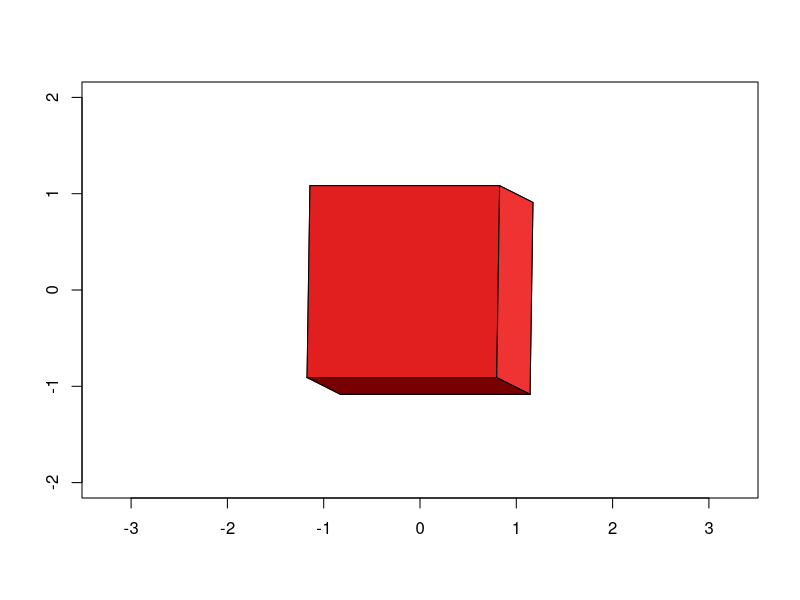
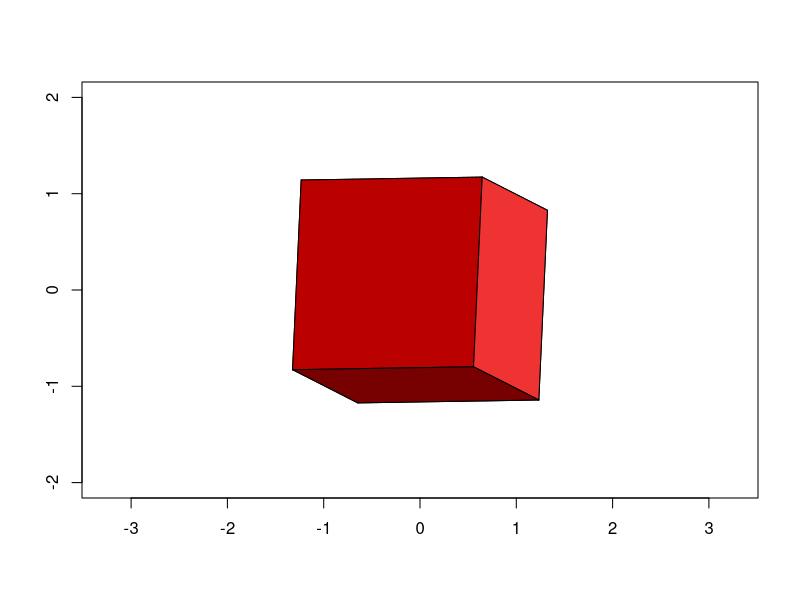
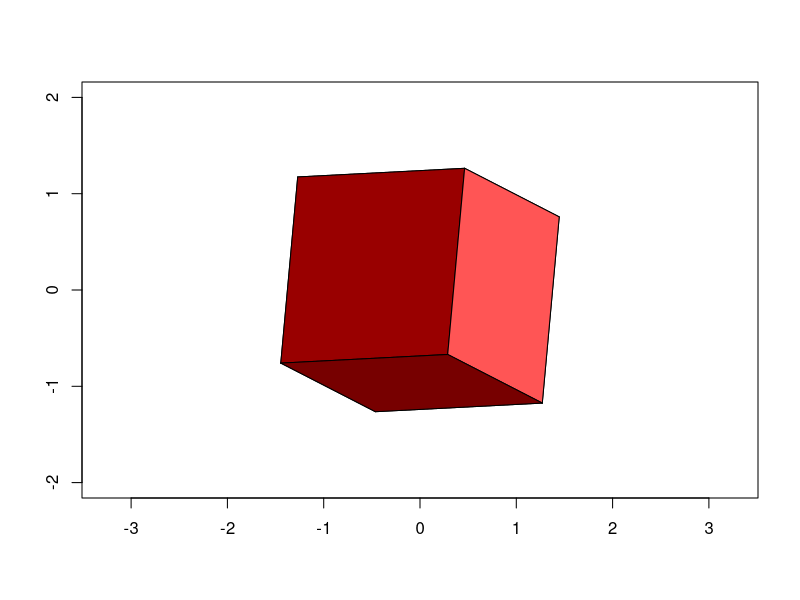
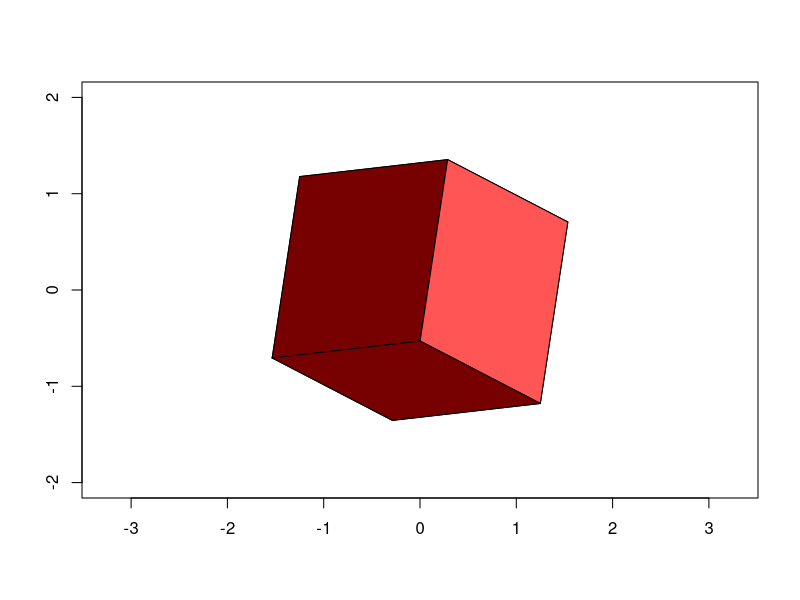
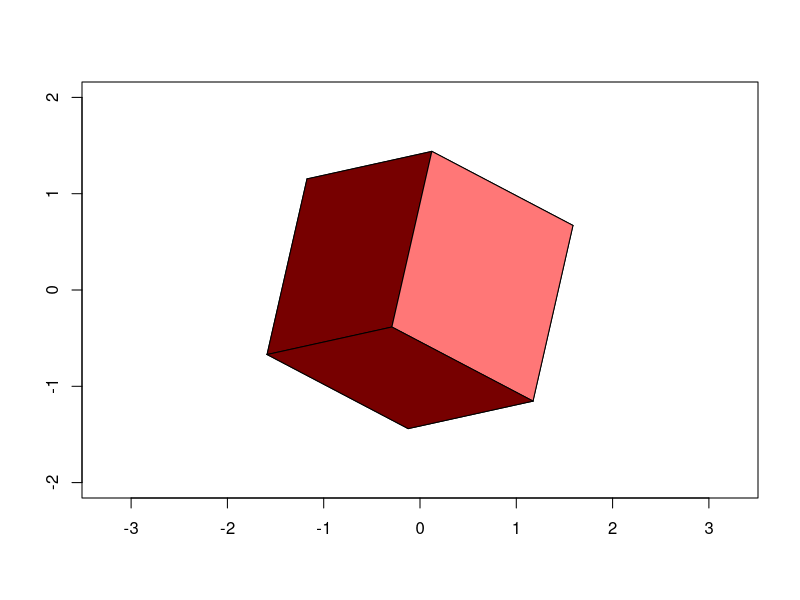
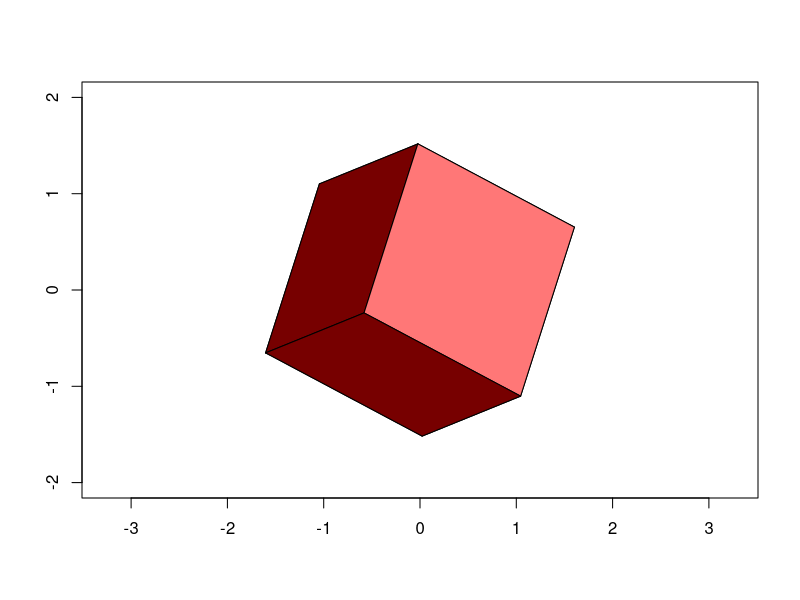
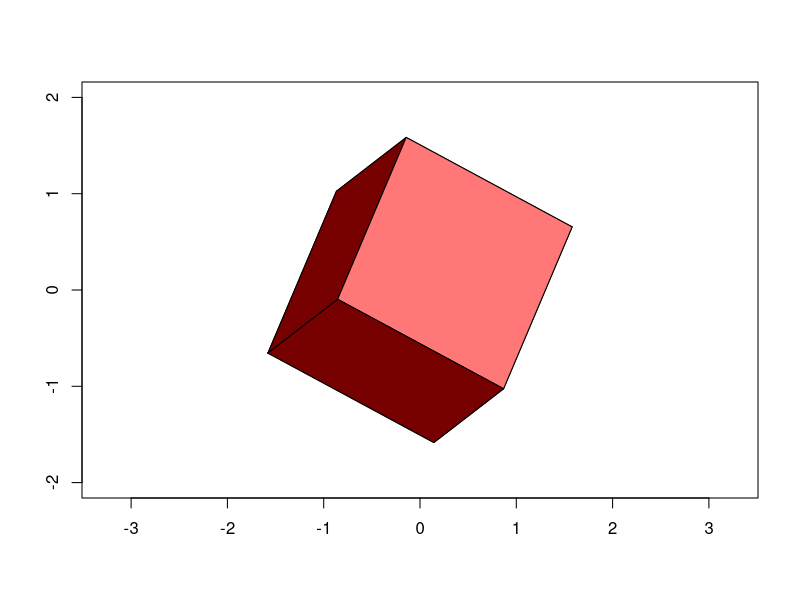
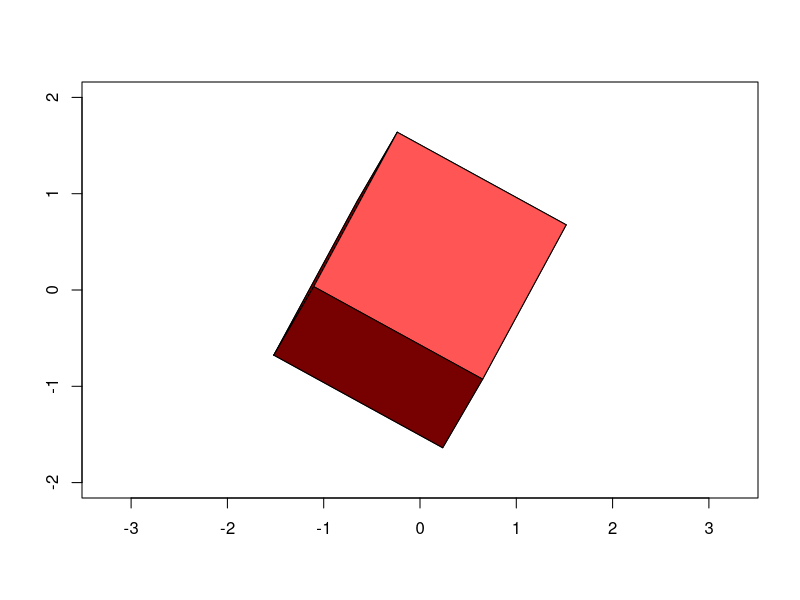

Generate these figures, in order, with R: (Note: a time limit stopped this script after it produced the figures.)
rm(list=ls())

# install.packages('pracma')
library(pracma)

# Rotation function
# Input: Matrix 8x3 coordinates, Float angle in radians, String axis from ['x', 'y', 'z']
rotate <- function(coords, angle, axis) {
  
  if (axis == 'x') {
    
    rotation_matrix <- matrix(c(1, 0, 0,
                                0, cos(angle), -sin(angle),
                                0, sin(angle), cos(angle)), ncol = 3, byrow = TRUE)
    
    return(coords %*% t(rotation_matrix))
    
  } else if (axis == 'y') {
    
    rotation_matrix <- matrix(c(cos(angle), 0, sin(angle),
                                0, 1, 0,
                                -sin(angle), 0, cos(angle)), ncol = 3, byrow = TRUE)
    
    return(coords %*% t(rotation_matrix))
    
  } else if (axis == 'z') {
    
    rotation_matrix <- matrix(c(cos(angle), -sin(angle), 0,
                                sin(angle), cos(angle), 0,
                                0, 0, 1), ncol = 3, byrow = TRUE)
    
    return(coords %*% t(rotation_matrix))
  }
}

# Function to find face normals (cross product of 3 points of a face)
get_normal <- function(geometry_coords, faces_coords, face) {
  
  v1 <- geometry_coords[faces_coords[face, 3], ] - geometry_coords[faces_coords[face, 2], ]
  v2 <- geometry_coords[faces_coords[face, 1], ] - geometry_coords[faces_coords[face, 2], ]
  
  return(cross(v1, v2))
}

# Function to find visible edges
find_visible_edges <- function(geometry_coords, faces_coords, faces_edges, geometry_edges, viewer_vector) {
  
  visible_edges = matrix(nrow = 0, ncol = 2)
  
  for (face in 1:nrow(faces_coords)) {
    normal <- get_normal(geometry_coords, faces_coords, face)
    
    if (dot(viewer_vector, normal) < 0) {
      visible_edges <- rbind(visible_edges, geometry_edges[faces_edges[face, ], ])
    }
  }
  
  return(unique(visible_edges))
}

# Function to get visible faces and the dot product between their normals and light vector
get_polygons <- function(geometry_coords, faces_coords, light_vector, viewer_vector) {
  
  # polygons matrix will store the indices of faces and the value of lightness
  polygons = matrix(nrow = 0, ncol = 2)
  
  for (face in 1:nrow(faces_coords)) {
    normal <- get_normal(geometry_coords, faces_coords, face)
    
    if (dot(viewer_vector, normal) < 0) {
      # calculate lightness as a negative dot product of normal with a light vector
      lightness = floor(-dot(light_vector, normal))
      # normalize to a scale of 10 colors (can be more if more colors are added later)
      lightness <- if (lightness < 1) 1 else lightness
      lightness <- if (lightness >10 ) 10 else lightness
      
      polygons = rbind(polygons, c(face, lightness))
    }
  }
  
  return(polygons)
}

# Create an 8x3 matrix with the coordinates of the cube's vertices (initially standing straight)
geometry_coords <- matrix(c(-1, -1, -1,
                        1, -1, -1,
                        1, 1, -1,
                        -1, 1, -1,
                        -1, -1, 1,
                        1, -1, 1,
                        1, 1, 1,
                        -1, 1, 1), ncol = 3, byrow = TRUE)

# And instantiate all the cube's edges
geometry_edges <- matrix(c(1, 2, 
                       2, 3, 
                       3, 4, 
                       4, 1,
                       5, 6, 
                       6, 7, 
                       7, 8, 
                       8, 5,
                       1, 5, 
                       2, 6, 
                       3, 7, 
                       4, 8), ncol = 2, byrow = TRUE)

# Faces instantiated by their 4 vertices
faces_coords <- matrix(c(4, 3, 2, 1,
                       2, 3, 7, 6,
                       5, 8, 4, 1,
                       1, 2, 6, 5,
                       7, 3, 4, 8,
                       5, 6, 7, 8), ncol = 4, byrow = TRUE)

# Faces instantiated by their edges (the same order as in faces_coords)
faces_edges <- matrix(c(1, 2, 3, 4,
                        2, 11, 6, 10,
                        8, 12, 4, 9,
                        1, 10, 5, 9,
                        11, 3, 12, 7,
                        5, 6, 7, 8), ncol = 4, byrow = TRUE)

# Set the step angles (any) to rotate the cube
angle_x = 5 * (pi / 180) 
angle_y = 10 * (pi / 180)
angle_z = 5 * (pi / 180)

# set the vector of the viewport (z axis into the screen)
viewer_vector = c(0, 0, 1)
# set the vector of the lighting for shading (preferably unit vector)
light_vector = c(-2/sqrt(3), -2/sqrt(3), 2/sqrt(3))
# set a vector of color values (first darker then lighter)
lightness_levels <- c(
  "#770000", "#990000", "#BB0000", "#E21F1F",
  "#EF3232", "#FF5555", "#FF7777", "#FF9999",
  "#FFBBBB", "#FFDDDD"
)

# Plot the cube in a while loop to create an animation
while (TRUE) {
  
  geometry_coords <- rotate(geometry_coords, angle_x, 'x')
  geometry_coords <- rotate(geometry_coords, angle_y, 'y')
  geometrye_coords <- rotate(geometry_coords, angle_z, 'z')
  
  plot(geometry_coords[, 1], geometry_coords[, 2], type = "n", asp = 1,
       xlim = c(-2, 2), ylim = c(-2, 2), xlab = '', ylab = '')
  
  visible_edges = find_visible_edges(geometry_coords, faces_coords, faces_edges, geometry_edges, viewer_vector)
  
  for (edge in 1:nrow(visible_edges)) {
    lines(geometry_coords[visible_edges[edge, ], 1], geometry_coords[visible_edges[edge, ], 2])
  }
  
  polygons = get_polygons(geometry_coords, faces_coords, light_vector, viewer_vector)
  
  for (i in 1:nrow(polygons)) {
  
    x = geometry_coords[faces_coords[polygons[i, 1], ], 1]
    y = geometry_coords[faces_coords[polygons[i, 1], ], 2]
    polygon(x, y, col = lightness_levels[polygons[i, 2]])
    
  }
  
  # Also plot vertex indices for debug
  # for (i in 1:8) {
  #   text(geometry_coords[i, 1], geometry_coords[i, 2], labels = i, pos = 3)
  # }
  
  Sys.sleep(0.1)
}
